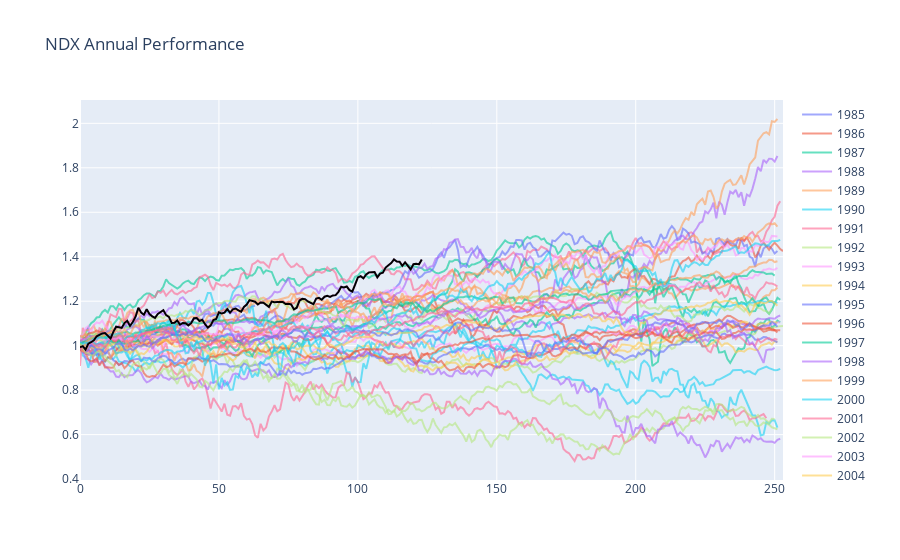

The cell this chart's notebook holds for it:
### Code cell
fig=go.Figure()
for year in ndx.index.year.unique():
    fig.add_trace(go.Scatter(name=year,x=np.arange(0,groups.get_group(year).shape[0]),y=(1+groups.get_group(year)).cumprod(),opacity=0.6))
fig.add_trace(go.Scatter(marker=dict(color='black'),x=np.arange(0,groups.get_group(year).shape[0]),y=(1+groups.get_group(year)).cumprod()))    
fig.update_layout(title='NDX Annual Performance')
fig.show()

### Figure 1 — Plotly figure (JSON) as saved in the notebook; plotly's stock layout.template omitted (floating-point values rounded to 4 significant figures; data arrays with more than 128 entries replaced by an {"elided": "..."} marker saying what was removed)
{"data": [{"name": "1985", "opacity": 0.6, "type": "scatter", "x": [0, 1, 2, 3, 4, 5, 6, 7, 8, 9, 10, 11, 12, 13, 14, 15, 16, 17, 18, 19, 20, 21, 22, 23, 24, 25, 26, 27, 28, 29, 30, 31, 32, 33, 34, 35, 36, 37, 38, 39, 40, 41, 42, 43, 44, 45, 46, 47, 48, 49, 50, 51, 52, 53, 54, 55, 56, 57, 58, 59, 60, 61, 62, 63], "y": [null, 0.9883, 0.9887, 0.9816, 0.9649, 0.9556, 0.9687, 0.9759, 0.9903, 1.009, 1.011, 1.019, 1.023, 1.019, 1.014, 1.021, 1.026, 1.03, 1.016, 1.015, 1.029, 1.032, 1.03, 1.037, 1.035, 1.038, 1.047, 1.049, 1.063, 1.074, 1.086, 1.08, 1.086, 1.089, 1.088, 1.093, 1.09, 1.102, 1.105, 1.098, 1.105, 1.122, 1.124, 1.116, 1.117, 1.141, 1.146, 1.132, 1.137, 1.141, 1.152, 1.157, 1.178, 1.183, 1.173, 1.169, 1.176, 1.179, 1.166, 1.16, 1.162, 1.173, 1.177, 1.18]}, {"name": "1986", "opacity": 0.6, "type": "scatter", "x": {"elided": "253 int values"}, "y": {"elided": "253 float values"}}, {"name": "1987", "opacity": 0.6, "type": "scatter", "x": {"elided": "253 int values"}, "y": {"elided": "253 float values"}}, {"name": "1988", "opacity": 0.6, "type": "scatter", "x": {"elided": "253 int values"}, "y": {"elided": "253 float values"}}, {"name": "1989", "opacity": 0.6, "type": "scatter", "x": {"elided": "252 int values"}, "y": {"elided": "252 float values"}}, {"name": "1990", "opacity": 0.6, "type": "scatter", "x": {"elided": "253 int values"}, "y": {"elided": "253 float values"}}, {"name": "1991", "opacity": 0.6, "type": "scatter", "x": {"elided": "253 int values"}, "y": {"elided": "253 float values"}}, {"name": "1992", "opacity": 0.6, "type": "scatter", "x": {"elided": "254 int values"}, "y": {"elided": "254 float values"}}, {"name": "1993", "opacity": 0.6, "type": "scatter", "x": {"elided": "253 int values"}, "y": {"elided": "253 float values"}}, {"name": "1994", "opacity": 0.6, "type": "scatter", "x": {"elided": "252 int values"}, "y": {"elided": "252 float values"}}, {"name": "1995", "opacity": 0.6, "type": "scatter", "x": {"elided": "252 int values"}, "y": {"elided": "252 float values"}}, {"name": "1996", "opacity": 0.6, "type": "scatter", "x": {"elided": "254 int values"}, "y": {"elided": "254 float values"}}, {"name": "1997", "opacity": 0.6, "type": "scatter", "x": {"elided": "253 int values"}, "y": {"elided": "253 float values"}}, {"name": "1998", "opacity": 0.6, "type": "scatter", "x": {"elided": "252 int values"}, "y": {"elided": "252 float values"}}, {"name": "1999", "opacity": 0.6, "type": "scatter", "x": {"elided": "252 int values"}, "y": {"elided": "252 float values"}}, {"name": "2000", "opacity": 0.6, "type": "scatter", "x": {"elided": "252 int values"}, "y": {"elided": "252 float values"}}, {"name": "2001", "opacity": 0.6, "type": "scatter", "x": {"elided": "248 int values"}, "y": {"elided": "248 float values"}}, {"name": "2002", "opacity": 0.6, "type": "scatter", "x": {"elided": "252 int values"}, "y": {"elided": "252 float values"}}, {"name": "2003", "opacity": 0.6, "type": "scatter", "x": {"elided": "252 int values"}, "y": {"elided": "252 float values"}}, {"name": "2004", "opacity": 0.6, "type": "scatter", "x": {"elided": "252 int values"}, "y": {"elided": "252 float values"}}, {"name": "2005", "opacity": 0.6, "type": "scatter", "x": {"elided": "252 int values"}, "y": {"elided": "252 float values"}}, {"name": "2006", "opacity": 0.6, "type": "scatter", "x": {"elided": "251 int values"}, "y": {"elided": "251 float values"}}, {"name": "2007", "opacity": 0.6, "type": "scatter", "x": {"elided": "251 int values"}, "y": {"elided": "251 float values"}}, {"name": "2008", "opacity": 0.6, "type": "scatter", "x": {"elided": "253 int values"}, "y": {"elided": "253 float values"}}, {"name": "2009", "opacity": 0.6, "type": "scatter", "x": {"elided": "252 int values"}, "y": {"elided": "252 float values"}}, {"name": "2010", "opacity": 0.6, "type": "scatter", "x": {"elided": "252 int values"}, "y": {"elided": "252 float values"}}, {"name": "2011", "opacity": 0.6, "type": "scatter", "x": {"elided": "252 int values"}, "y": {"elided": "252 float values"}}, {"name": "2012", "opacity": 0.6, "type": "scatter", "x": {"elided": "250 int values"}, "y": {"elided": "250 float values"}}, {"name": "2013", "opacity": 0.6, "type": "scatter", "x": {"elided": "252 int values"}, "y": {"elided": "252 float values"}}, {"name": "2014", "opacity": 0.6, "type": "scatter", "x": {"elided": "252 int values"}, "y": {"elided": "252 float values"}}, {"name": "2015", "opacity": 0.6, "type": "scatter", "x": {"elided": "252 int values"}, "y": {"elided": "252 float values"}}, {"name": "2016", "opacity": 0.6, "type": "scatter", "x": {"elided": "252 int values"}, "y": {"elided": "252 float values"}}, {"name": "2017", "opacity": 0.6, "type": "scatter", "x": {"elided": "251 int values"}, "y": {"elided": "251 float values"}}, {"name": "2018", "opacity": 0.6, "type": "scatter", "x": {"elided": "251 int values"}, "y": {"elided": "251 float values"}}, {"name": "2019", "opacity": 0.6, "type": "scatter", "x": {"elided": "252 int values"}, "y": {"elided": "252 float values"}}, {"name": "2020", "opacity": 0.6, "type": "scatter", "x": {"elided": "253 int values"}, "y": {"elided": "253 float values"}}, {"name": "2021", "opacity": 0.6, "type": "scatter", "x": {"elided": "252 int values"}, "y": {"elided": "252 float values"}}, {"name": "2022", "opacity": 0.6, "type": "scatter", "x": {"elided": "251 int values"}, "y": {"elided": "251 float values"}}, {"name": "2023", "opacity": 0.6, "type": "scatter", "x": [0, 1, 2, 3, 4, 5, 6, 7, 8, 9, 10, 11, 12, 13, 14, 15, 16, 17, 18, 19, 20, 21, 22, 23, 24, 25, 26, 27, 28, 29, 30, 31, 32, 33, 34, 35, 36, 37, 38, 39, 40, 41, 42, 43, 44, 45, 46, 47, 48, 49, 50, 51, 52, 53, 54, 55, 56, 57, 58, 59, 60, 61, 62, 63, 64, 65, 66, 67, 68, 69, 70, 71, 72, 73, 74, 75, 76, 77, 78, 79, 80, 81, 82, 83, 84, 85, 86, 87, 88, 89, 90, 91, 92, 93, 94, 95, 96, 97, 98, 99, 100, 101, 102, 103, 104, 105, 106, 107, 108, 109, 110, 111, 112, 113, 114, 115, 116, 117, 118, 119, 120, 121, 122, 123], "y": [0.993, 0.9977, 0.9819, 1.009, 1.015, 1.024, 1.042, 1.048, 1.055, 1.056, 1.043, 1.033, 1.062, 1.085, 1.083, 1.08, 1.102, 1.112, 1.089, 1.106, 1.13, 1.17, 1.149, 1.139, 1.163, 1.142, 1.132, 1.125, 1.143, 1.151, 1.16, 1.137, 1.13, 1.102, 1.103, 1.113, 1.094, 1.102, 1.101, 1.091, 1.101, 1.123, 1.125, 1.111, 1.117, 1.097, 1.081, 1.09, 1.115, 1.12, 1.15, 1.144, 1.148, 1.165, 1.149, 1.164, 1.167, 1.158, 1.153, 1.174, 1.185, 1.205, 1.202, 1.197, 1.185, 1.194, 1.193, 1.185, 1.174, 1.198, 1.196, 1.196, 1.197, 1.196, 1.187, 1.188, 1.186, 1.163, 1.171, 1.203, 1.211, 1.209, 1.199, 1.191, 1.187, 1.212, 1.215, 1.207, 1.22, 1.224, 1.219, 1.226, 1.227, 1.242, 1.265, 1.262, 1.266, 1.25, 1.244, 1.274, 1.307, 1.312, 1.303, 1.32, 1.33, 1.331, 1.331, 1.307, 1.324, 1.328, 1.351, 1.362, 1.372, 1.388, 1.379, 1.378, 1.359, 1.375, 1.361, 1.343, 1.366, 1.368, 1.366, 1.388]}, {"marker": {"color": "black"}, "type": "scatter", "x": [0, 1, 2, 3, 4, 5, 6, 7, 8, 9, 10, 11, 12, 13, 14, 15, 16, 17, 18, 19, 20, 21, 22, 23, 24, 25, 26, 27, 28, 29, 30, 31, 32, 33, 34, 35, 36, 37, 38, 39, 40, 41, 42, 43, 44, 45, 46, 47, 48, 49, 50, 51, 52, 53, 54, 55, 56, 57, 58, 59, 60, 61, 62, 63, 64, 65, 66, 67, 68, 69, 70, 71, 72, 73, 74, 75, 76, 77, 78, 79, 80, 81, 82, 83, 84, 85, 86, 87, 88, 89, 90, 91, 92, 93, 94, 95, 96, 97, 98, 99, 100, 101, 102, 103, 104, 105, 106, 107, 108, 109, 110, 111, 112, 113, 114, 115, 116, 117, 118, 119, 120, 121, 122, 123], "y": [0.993, 0.9977, 0.9819, 1.009, 1.015, 1.024, 1.042, 1.048, 1.055, 1.056, 1.043, 1.033, 1.062, 1.085, 1.083, 1.08, 1.102, 1.112, 1.089, 1.106, 1.13, 1.17, 1.149, 1.139, 1.163, 1.142, 1.132, 1.125, 1.143, 1.151, 1.16, 1.137, 1.13, 1.102, 1.103, 1.113, 1.094, 1.102, 1.101, 1.091, 1.101, 1.123, 1.125, 1.111, 1.117, 1.097, 1.081, 1.09, 1.115, 1.12, 1.15, 1.144, 1.148, 1.165, 1.149, 1.164, 1.167, 1.158, 1.153, 1.174, 1.185, 1.205, 1.202, 1.197, 1.185, 1.194, 1.193, 1.185, 1.174, 1.198, 1.196, 1.196, 1.197, 1.196, 1.187, 1.188, 1.186, 1.163, 1.171, 1.203, 1.211, 1.209, 1.199, 1.191, 1.187, 1.212, 1.215, 1.207, 1.22, 1.224, 1.219, 1.226, 1.227, 1.242, 1.265, 1.262, 1.266, 1.25, 1.244, 1.274, 1.307, 1.312, 1.303, 1.32, 1.33, 1.331, 1.331, 1.307, 1.324, 1.328, 1.351, 1.362, 1.372, 1.388, 1.379, 1.378, 1.359, 1.375, 1.361, 1.343, 1.366, 1.368, 1.366, 1.388]}], "layout": {"title": {"text": "NDX Annual Performance"}}}
